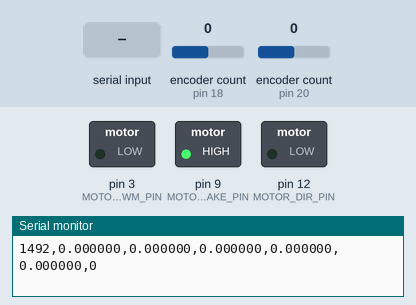
This sketch was run on a simulated Arduino Mega 2560, built with avr-gcc and run on an emulated ATmega2560. Shown: switched loads named in the sketch (green lamp = pin HIGH), the last lines printed to the serial monitor. Inputs (shaded band) come from the test bench; at power-on: encoder count (sensors on pin 18, pin 20) 0.

Above: at 1.5 s.
1.6 s: "e" received over Serial
At 2.8 s:
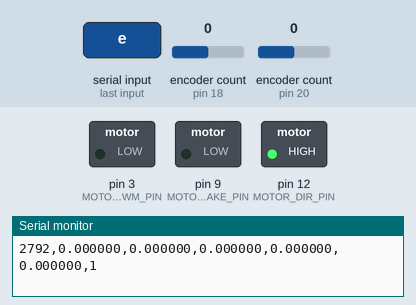
3.1 s: encoder count (sensor on pin 18) set to -1
At 4.0 s:
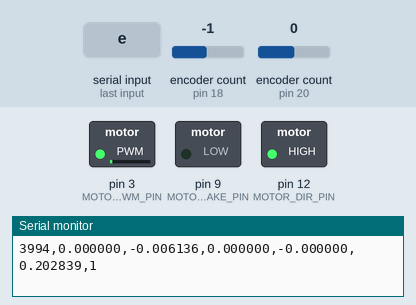
4.6 s: encoder count (sensor on pin 20) set to -1
At 5.0 s:
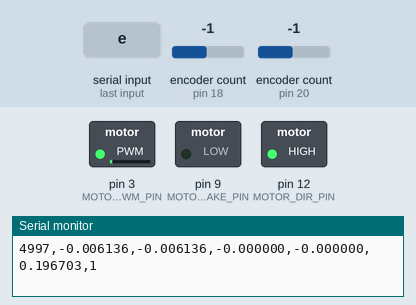
6.1 s: "d" received over Serial
At 7.5 s:
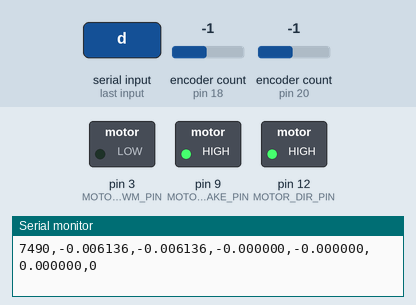
Timing chart, 0 to 9.1 s (numbered marks = the images above; inputs shaded):
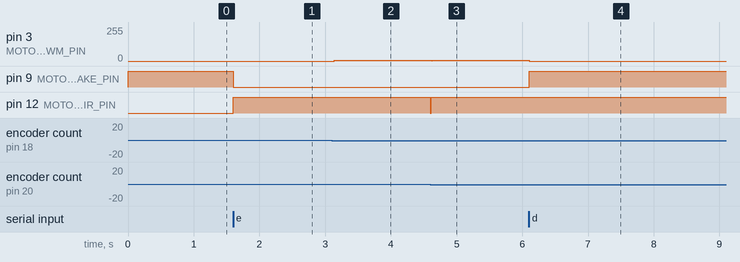

Measured:
- after the input at 1.6 s, pin 9 (MOTOR_BRAKE_PIN): HIGH → LOW at once; pin 12 (MOTOR_DIR_PIN): LOW → HIGH at once
- after the input at 3.1 s, pin 3 (MOTOR_PWM_PIN): 0/255 → 4/255 at once
- after the input at 4.6 s, pin 3 (MOTOR_PWM_PIN): 4/255 → 3/255 at once, → 4/255 0.01 s later; pin 12 (MOTOR_DIR_PIN): HIGH → LOW at once, → HIGH 0.01 s later
- after the input at 6.1 s, pin 3 (MOTOR_PWM_PIN): 4/255 → 0/255 at once; pin 9 (MOTOR_BRAKE_PIN): LOW → HIGH at once

The sketch:

furuta_lqr_controller.ino
```cpp
/*
  Furuta Pendulum Hardware Controller (Arduino)

  Features:
  - Quadrature encoder readout (base + pendulum) using Encoder library
  - Fixed-rate control loop (2 ms)
  - LQR feedback: u = -Kx
  - Voltage saturation and PWM mapping
  - Safety interlocks (angle limit, startup disabled, serial arm/disarm)
  - CSV telemetry over serial for logging and report plots

  Required library:
  - Encoder by Paul Stoffregen

  IMPORTANT:
  1) Verify pin mapping for your hardware.
  2) Verify encoder counts-per-rev and angle sign conventions.
  3) Verify motor driver interface (PWM + DIR).
  4) Set pendulum upright offset before enabling control.
*/

#include <Arduino.h>
#include <Encoder.h>

// ----------------------------
// User hardware configuration
// ----------------------------

// Arduino Mega + Arduino Motor Shield Rev3 (L298P)
// Common shield pinout:
//   Motor A: PWM=D3,  DIR=D12, BRAKE=D9,  CURRENT_SENSE=A0
//   Motor B: PWM=D11, DIR=D13, BRAKE=D8,  CURRENT_SENSE=A1
// Select one motor channel below.
#define USE_MOTOR_CHANNEL_A 1

// Use encoder pins that do not conflict with shield control pins.
const int BASE_ENC_PIN_A = 20;
const int BASE_ENC_PIN_B = 21;
const int PEND_ENC_PIN_A = 18;
const int PEND_ENC_PIN_B = 19;

#if USE_MOTOR_CHANNEL_A
const int MOTOR_PWM_PIN = 3;
const int MOTOR_DIR_PIN = 12;
const int MOTOR_BRAKE_PIN = 9;
const int MOTOR_CURRENT_SENSE_PIN = A0;
#else
const int MOTOR_PWM_PIN = 11;
const int MOTOR_DIR_PIN = 13;
const int MOTOR_BRAKE_PIN = 8;
const int MOTOR_CURRENT_SENSE_PIN = A1;
#endif

// Supply and command limits
const float SUPPLY_VOLTAGE = 12.0f;
const float COMMAND_VOLTAGE_LIMIT = 10.0f;
const int PWM_MAX = 255;

// Encoder scaling: counts per mechanical revolution
const float BASE_COUNTS_PER_REV = 4096.0f;
const float PEND_COUNTS_PER_REV = 4096.0f;

// If your encoder sign is opposite, flip with -1.0f
const float BASE_SIGN = 1.0f;
const float PEND_SIGN = 1.0f;

// Pendulum encoder offset [rad] to make upright = 0 rad
// Set this after calibration, or use serial command 'z' for zero-at-current.
volatile float pendulum_upright_offset_rad = 0.0f;

// Control rate
const float TS = 0.002f;                     // 2 ms
const unsigned long TS_US = 2000UL;

// Safety
const float MAX_PEND_ANGLE_FOR_CONTROL = 1.2f;   // rad (~68.8 deg), disarm if exceeded
const float ARM_WINDOW = 0.35f;                  // rad (~20 deg), must be near upright to arm

// LQR gain from report: K = [-1.0000, 33.0576, -0.8563, 4.5040]
// State x = [theta_b, theta_p, theta_b_dot, theta_p_dot]
const float K1 = -1.0000f;
const float K2 = 33.0576f;
const float K3 = -0.8563f;
const float K4 = 4.5040f;

// Velocity estimation filter (first-order LPF on backward difference)
const float VEL_ALPHA = 0.25f;  // larger = faster, noisier

// ----------------------------
// Internal state
// ----------------------------

Encoder encBase(BASE_ENC_PIN_A, BASE_ENC_PIN_B);
Encoder encPend(PEND_ENC_PIN_A, PEND_ENC_PIN_B);

bool control_enabled = false;
unsigned long next_control_us = 0;
unsigned long last_log_ms = 0;

float theta_b = 0.0f;
float theta_p = 0.0f;
float theta_b_dot = 0.0f;
float theta_p_dot = 0.0f;

float theta_b_prev = 0.0f;
float theta_p_prev = 0.0f;

long base_count_zero = 0;
long pend_count_zero = 0;

// ----------------------------
// Helpers
// ----------------------------

float wrapToPi(float a) {
  while (a > PI) a -= 2.0f * PI;
  while (a < -PI) a += 2.0f * PI;
  return a;
}

float countsToRad(long counts, float counts_per_rev, float sign) {
  return sign * (2.0f * PI) * ((float)counts / counts_per_rev);
}

float clampf(float x, float lo, float hi) {
  if (x < lo) return lo;
  if (x > hi) return hi;
  return x;
}

void setMotorVoltage(float v_cmd) {
  float v = clampf(v_cmd, -COMMAND_VOLTAGE_LIMIT, COMMAND_VOLTAGE_LIMIT);

  bool dir = (v >= 0.0f);
  float duty = fabs(v) / SUPPLY_VOLTAGE;
  duty = clampf(duty, 0.0f, 1.0f);

  int pwm = (int)(duty * (float)PWM_MAX);

  digitalWrite(MOTOR_DIR_PIN, dir ? HIGH : LOW);
  digitalWrite(MOTOR_BRAKE_PIN, LOW);
  analogWrite(MOTOR_PWM_PIN, pwm);
}

void stopMotor() {
  digitalWrite(MOTOR_BRAKE_PIN, HIGH);
  analogWrite(MOTOR_PWM_PIN, 0);
}

void disarmControl(const char* reason) {
  control_enabled = false;
  stopMotor();
  Serial.print("INFO,DISARM,");
  Serial.println(reason);
}

void armControlIfSafe() {
  if (fabs(theta_p) <= ARM_WINDOW) {
    control_enabled = true;
    Serial.println("INFO,ARMED");
  } else {
    Serial.print("INFO,ARM_REJECT,pend_angle_rad=");
    Serial.println(theta_p, 6);
  }
}

void zeroEncodersAtCurrent() {
  base_count_zero = encBase.read();
  pend_count_zero = encPend.read();
  theta_b_prev = 0.0f;
  theta_p_prev = 0.0f;
  theta_b_dot = 0.0f;
  theta_p_dot = 0.0f;
  Serial.println("INFO,ZERO_DONE");
}

void zeroPendulumUprightAtCurrent() {
  long pend_rel = encPend.read() - pend_count_zero;
  float pend_now = countsToRad(pend_rel, PEND_COUNTS_PER_REV, PEND_SIGN);
  pendulum_upright_offset_rad = pend_now;
  Serial.print("INFO,UPRIGHT_OFFSET_SET,");
  Serial.println(pendulum_upright_offset_rad, 6);
}

void updateStateEstimate() {
  long base_rel = encBase.read() - base_count_zero;
  long pend_rel = encPend.read() - pend_count_zero;

  float base_angle_raw = countsToRad(base_rel, BASE_COUNTS_PER_REV, BASE_SIGN);
  float pend_angle_raw = countsToRad(pend_rel, PEND_COUNTS_PER_REV, PEND_SIGN);

  theta_b = wrapToPi(base_angle_raw);
  theta_p = wrapToPi(pend_angle_raw - pendulum_upright_offset_rad);

  float db = (theta_b - theta_b_prev) / TS;
  float dp = (theta_p - theta_p_prev) / TS;

  theta_b_dot = (1.0f - VEL_ALPHA) * theta_b_dot + VEL_ALPHA * db;
  theta_p_dot = (1.0f - VEL_ALPHA) * theta_p_dot + VEL_ALPHA * dp;

  theta_b_prev = theta_b;
  theta_p_prev = theta_p;
}

void processSerialCommands() {
  while (Serial.available() > 0) {
    char c = (char)Serial.read();

    if (c == 'e') {
      armControlIfSafe();
    } else if (c == 'd') {
      disarmControl("USER");
    } else if (c == 'x') {
      disarmControl("ESTOP");
    } else if (c == 'z') {
      zeroEncodersAtCurrent();
    } else if (c == 'u') {
      zeroPendulumUprightAtCurrent();
    } else if (c == 'h') {
      Serial.println("INFO,CMDS,e=arm,d=disarm,x=estop,z=zero_enc,u=set_upright_offset,h=help");
    }
  }
}

void setup() {
  pinMode(MOTOR_PWM_PIN, OUTPUT);
  pinMode(MOTOR_DIR_PIN, OUTPUT);
  pinMode(MOTOR_BRAKE_PIN, OUTPUT);
  pinMode(MOTOR_CURRENT_SENSE_PIN, INPUT);

  digitalWrite(MOTOR_BRAKE_PIN, HIGH);
  stopMotor();

  Serial.begin(115200);
  while (!Serial) {
    ;
  }

  delay(300);

  zeroEncodersAtCurrent();
  next_control_us = micros() + TS_US;

  Serial.println("INFO,BOOT_OK");
#if USE_MOTOR_CHANNEL_A
  Serial.println("INFO,Shield=Arduino Motor Shield Rev3 (L298P), channel=A");
#else
  Serial.println("INFO,Shield=Arduino Motor Shield Rev3 (L298P), channel=B");
#endif
  Serial.println("INFO,Controller disabled by default. Put pendulum upright and send 'u' then 'e'.");
  Serial.println("t_ms,theta_b,theta_p,theta_b_dot,theta_p_dot,u_cmd,enabled");
}

void loop() {
  processSerialCommands();

  unsigned long now_us = micros();
  if ((long)(now_us - next_control_us) >= 0) {
    next_control_us += TS_US;

    updateStateEstimate();

    // LQR law: u = -Kx
    float u_cmd = -(K1 * theta_b + K2 * theta_p + K3 * theta_b_dot + K4 * theta_p_dot);

    if (control_enabled) {
      if (fabs(theta_p) > MAX_PEND_ANGLE_FOR_CONTROL) {
        disarmControl("ANGLE_LIMIT");
      } else {
        setMotorVoltage(u_cmd);
      }
    } else {
      stopMotor();
      u_cmd = 0.0f;
    }

    // Telemetry at ~100 Hz
    unsigned long now_ms = millis();
    if (now_ms - last_log_ms >= 10) {
      last_log_ms = now_ms;
      Serial.print(now_ms);
      Serial.print(',');
      Serial.print(theta_b, 6);
      Serial.print(',');
      Serial.print(theta_p, 6);
      Serial.print(',');
      Serial.print(theta_b_dot, 6);
      Serial.print(',');
      Serial.print(theta_p_dot, 6);
      Serial.print(',');
      Serial.print(u_cmd, 6);
      Serial.print(',');
      Serial.println(control_enabled ? 1 : 0);
    }
  }
}
```
